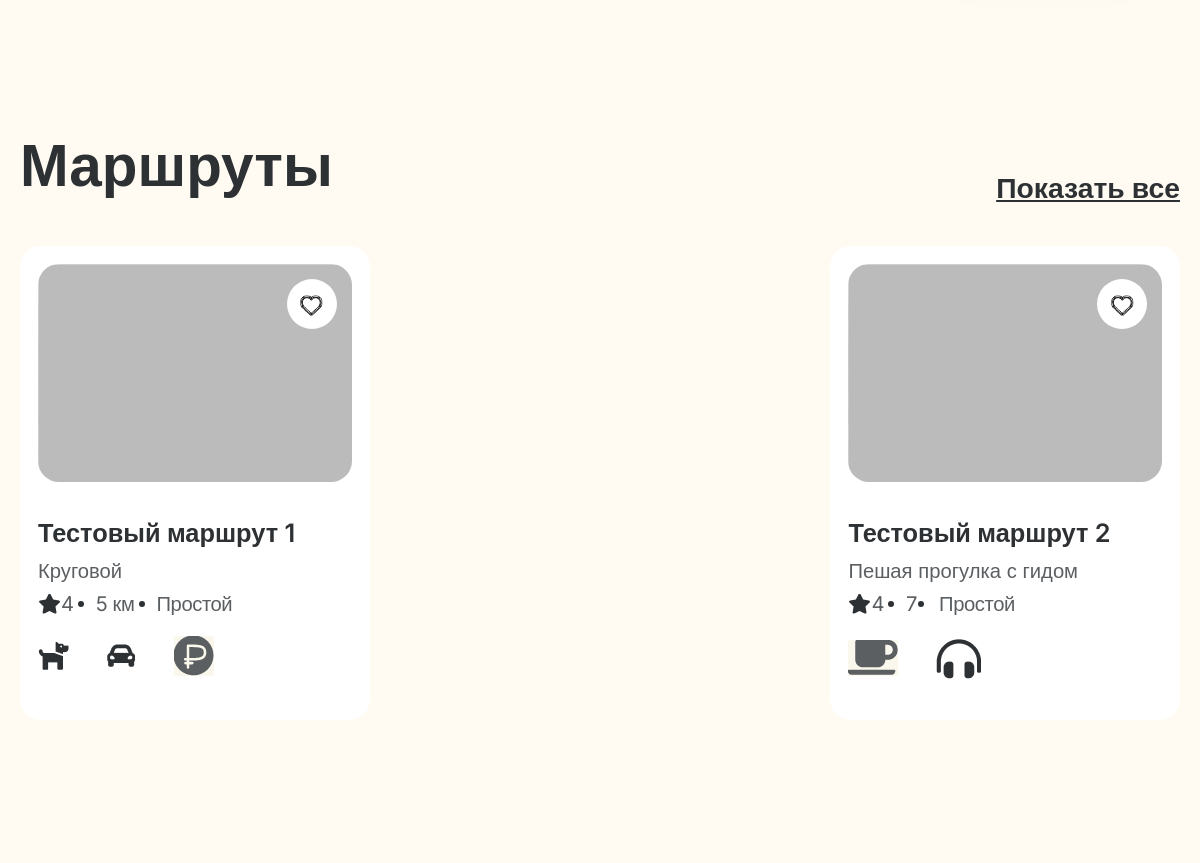
The app's page / (middle part), older data.
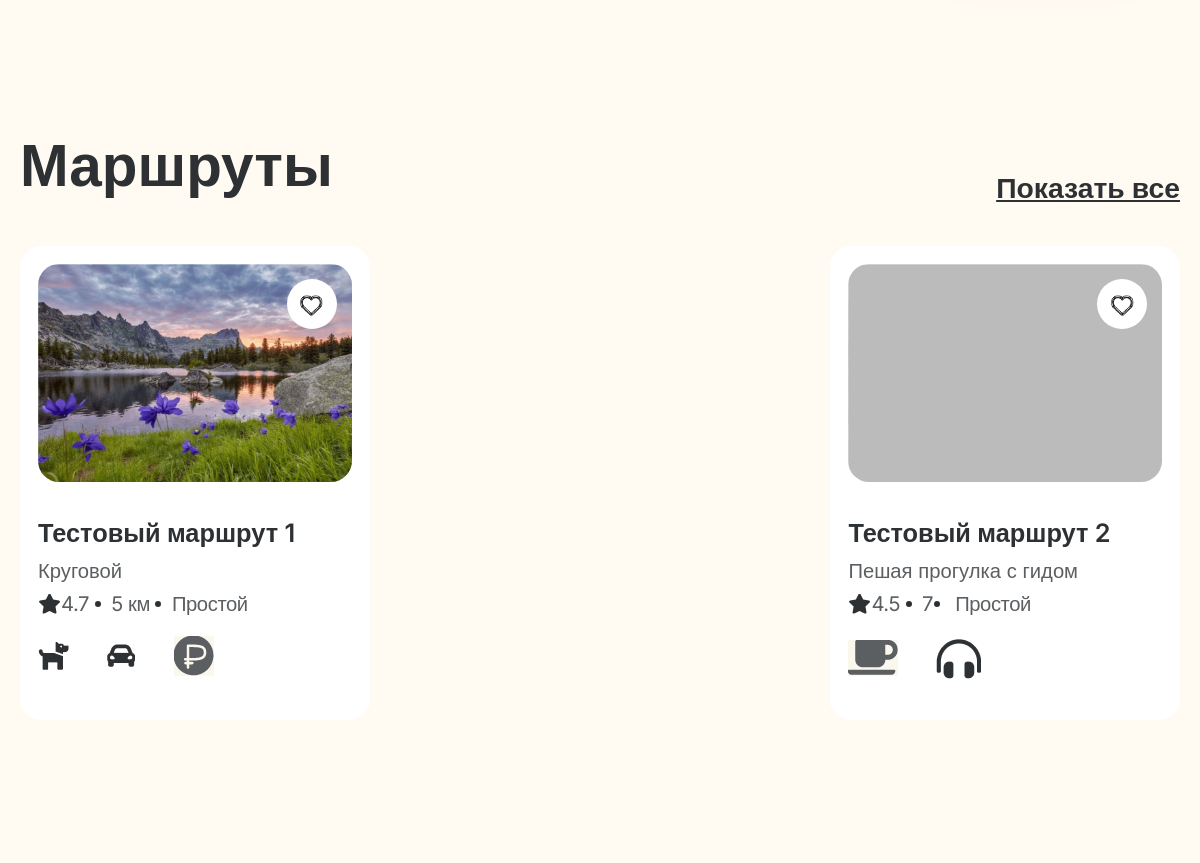
The same page, newer data.
### travels/models.py (models this page shows, shortened)
class Route(models.Model):
    name = models.CharField(unique=False, max_length=100, verbose_name="Название")
    region = models.ForeignKey(Region, on_delete=models.CASCADE, blank=True, null=True, verbose_name="Регион")
    type = models.ForeignKey(RouteType, on_delete=models.CASCADE, verbose_name="Тип маршрута", blank=True, null=True)
    level = models.ForeignKey(Level, on_delete=models.CASCADE, verbose_name="Уровень маршрута", blank=True, null=True)
    rating = models.FloatField(default=4.5, verbose_name="Рейтинг")
    route_len = models.CharField(blank=True, max_length=100, verbose_name="Длина маршрута")
    elevation = models.CharField(blank=True, max_length=100, verbose_name="Подъем")
    video_link = models.CharField(blank=True, max_length=500, verbose_name="Ссылка на видео о маршруте")
    tags = models.ManyToManyField(Tags, through='RouteTags', blank=True, verbose_name="Теги")
    image = models.ImageField(default='blank_preview.png', upload_to='images/', blank=True, verbose_name="Изображение")
    preview_small = models.ImageField(default='blank_preview.png', upload_to='images/small/', blank=True, verbose_name="Превью маленькое")
    preview_big = models.ImageField(default='default_hero.png', upload_to='images/big/', blank=True, verbose_name="Превью большое")
    map_image = models.ImageField(default='default_map.png', upload_to='images/map/', blank=True, verbose_name="Карта")
    exp_points = models.IntegerField(default=0, null=True, verbose_name="Очки опыта")
    bonuses = models.IntegerField(default=0, verbose_name="Бонусы")
    transport = models.ForeignKey(Transport, on_delete=models.CASCADE, blank=True, null=True, verbose_name="Транспорт")
    description_short = models.CharField(blank=True, max_length=100, verbose_name="Краткое описание")
    description = models.TextField(blank=True, verbose_name="Описание")

class RouteType(models.Model):
    type = models.CharField(unique=True, max_length=100, verbose_name="Тип маршрута")
    icon = models.ImageField(upload_to='images/route_icons/', blank=True)
    def __str__(self):
        return f'{self.type}'

class Level(models.Model):
    name = models.CharField(unique=True, max_length=100)
    description = models.TextField(blank=True)
    icon = models.ImageField(upload_to='images/level_icons/', blank=True)
    def __str__(self):
        return f'{self.name}'

### travels/views.py (the view)
# urls.py: path('', RoutesList.as_view(template_name="russpass/index.html"), name='main'),
class RoutesList(ListView):
    model = Route
    context_object_name = 'routes'
    def get_context_data(self, **kwargs):
        context = super().get_context_data(**kwargs)
        context['page_header'] = "Все путешествия"
        context['foods'] = Food.objects.all()
        context['accomodations'] = Accommodation.objects.all()
        return context

### templates/russpass/index.html (shortened to what this page needs)
{% load static %}
{% load i18n %}
<!DOCTYPE html>
<html lang="ru">
<head>
    <link rel="stylesheet" href="{% static 'russpass/css/normalize.css' %}">
    <link rel="stylesheet" href="{% static 'russpass/css/style.css' %}">
</head>
<body>
    <main>
        <section class="marshrut">
            <div class="container container-marshrut">
                <div class="marshrut-content">
                    <div class="group-title group-title-marh">
                        <h2>Маршруты</h2>
                        <a href="{% url 'marshrut' %}" class="group-title__link">Показать все</a>
                    </div>
                    <div class="slider-wrapper ">
                          <div class="list-location carousel">
                            {% if routes %}
                            {% for route in routes %}
                            <div class="card" data-id="1">
                                <div class="image-mask image-mask--hover">
                                    <img src="{{ route.preview_small.url }}" class="card__img" alt="">
                                </div>
                                <a href="/park/{{ route.id }}" class="card__link">
                                    <div class="card__title">{{ route.name }}</div>
                                </a>
                                <div class="card__text">{{ route.type }}</div>
                                <div class="card-lits">
                                    <div class="card-lits__item">
                                        <span class="reiting-card">{{ route.rating }}</span>
                                    </div>
                                    <div class="card-lits__item km-card">{{ route.route_len }}</div>
                                    <div class="card-lits__item level-card">{{ route.level }}</div>
                                </div>
                                <div class="card-group">
                                    {% for tags in route.tags.all|slice:":5" %}
                                    <div class="card-group__link">
                                        <img src="{{ tags.icon.url }}" class="icon-one" alt="">
                                    </div>
                                    {% endfor %}
                                </div>
                                <button type="button" class="like">
                                </button>
                            </div>
                            {% endfor %}
                            {% else %}
                            <h2>&nbsp;</h2> <h2 style="text-align: center;">Путешествий нет. (</h2><h2>&nbsp;</h2>
                            {% endif %}
                        </div>
                    </div>
                </div>
            </div>
        </section>
    </main>
</body>
</html>

Row changes from the older to the newer data that the page shows:
changed Route "Тестовый маршрут 1": preview_small: picture added in place of a placeholder; rating "4" → "4.7"
changed Route "Тестовый маршрут 2": rating "4" → "4.5"
